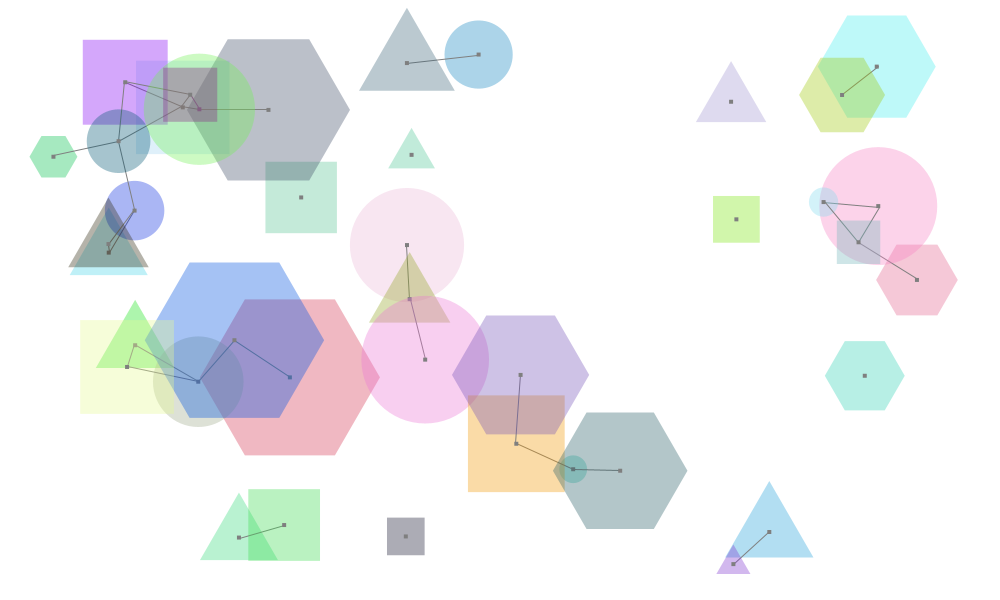
Frame 1 (no input)
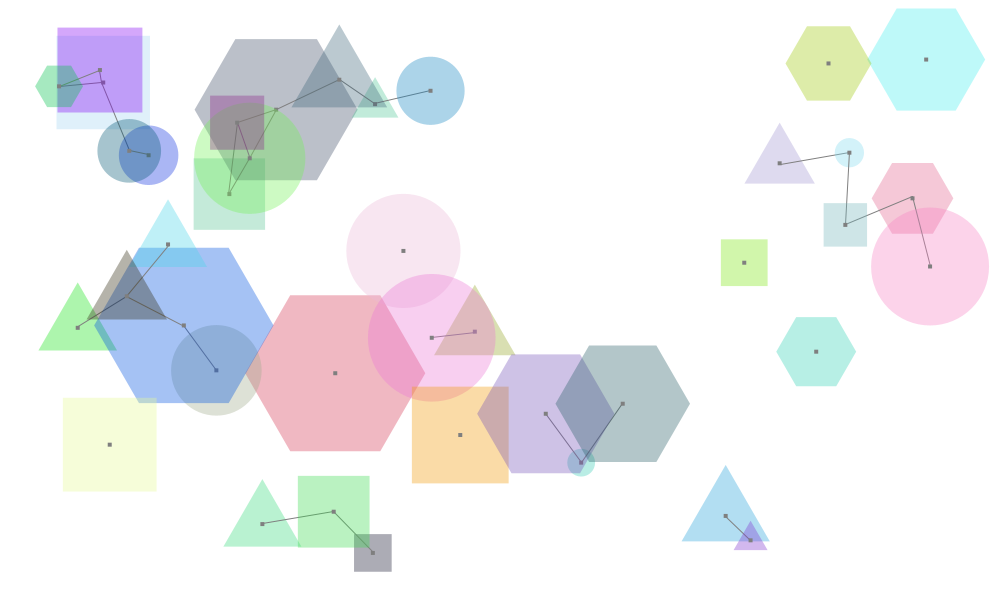
Frame 60 (the mouse pressed at the canvas centre just before this capture)
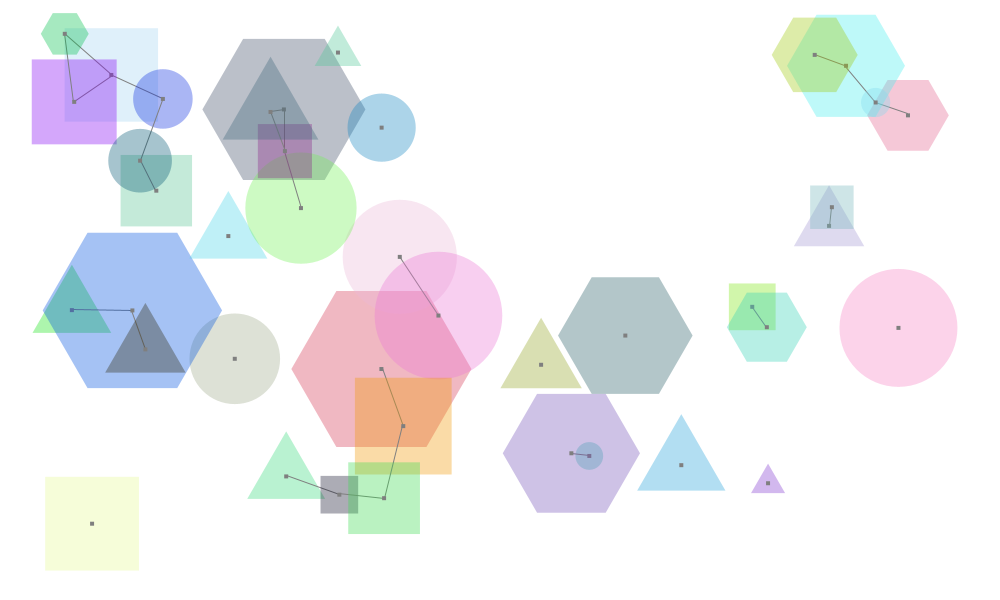
Frame 120 (the mouse held since frame 60 and released just before this capture)

The Processing sketch that drew these frames (run headless with seeded random() and noise(); from frame 60 on, the mouse is pressed at the canvas centre):

// Processing sketch: processing_131302
// ── processing_131302.pde

/*
 * Taller Programación MDI Veritas
 * Tarea#1
 * Crear un código donde múltiples círculos (o cualquier otra figura geométrica),
 * se muevan a diferentes velocidades. Cuando cualquier círculo se acerca a otro,
 * a un radio menor predefinido, entonces dibujar una línea entre ambos círculos.
 
 * Tips: utilizar random() para definir cuanto se mueve un círculo en cada paso.
 * Checkear los bordes para que no se salgan los círculos.
 */

/* 
 * credits:
 * this program is an extension of Tarea1 
 * by Paula Chavarria (http://www.openprocessing.org/user/35857)
 * 
 * her program was taken as a base and was modified as needed
 *
 * features added:
 * - multiples shapes (regular polygons inscribed in a circle)
 * - shapes random color
 * - shape shows its center
 * - no vertical nor horizontal looping when shapes are moving
 *
 */

/**
 * main program file
 *
 * @author Andres Villalobos
 * @date 1/2/14
 * @version 1.0
 */

// constants
int SCREEN_WIDTH = 1000;
int SCREEN_HEIGHT = 600;
int SHAPES_COUNT = 10;
int TOTAL_DIFFERENT_SHAPES = 4;
int NEIGHBOR_DISTANCE = 75;

// global variables
ArrayList<Shape> shapesCollection; // The collection of shapes painted on the canvas

// program's methods override

/**
 * @see http://www.processing.org/reference/setup_.html
 */
void setup() {
  size(1000, 600);
  noCursor();
  smooth();
  
  // initializes shapes collection
  shapesCollection = new ArrayList<Shape>();

  for (int i = 0; i < SHAPES_COUNT * TOTAL_DIFFERENT_SHAPES; i++) {    
    Shape square = new Square();
    shapesCollection.add(square);

    Shape circle = new Circle();
    shapesCollection.add(circle);

    Shape triangle = new Triangle();
    shapesCollection.add(triangle);

    Shape hexagon = new Hexagon();
    shapesCollection.add(hexagon);
  }
}

void draw() {

  // as we are animating we must clean the canvas background on every update cycle
  background(255);

  // iterates backwards through the shapes collection.
  for (int i = (SHAPES_COUNT * TOTAL_DIFFERENT_SHAPES) - 1; i >= 0; i--) {

    // gets the shape
    Shape shape = shapesCollection.get(i);

    // draws the shape in the canvas
    shape.paint();

    // gets the position from the shape, in order to calculate its distance with his neighbors
    float x1 = shape.centerX;
    float y1 = shape.centerY;

    // iterates backwards through the shape posible neighbors
    for (int j = i - 1; j >= 0 ; j --) {

      // gets the shape posible neighbor
      Shape posibleNeighbor = shapesCollection.get(j);

      // gets the position from the posible neighbor
      float x2 = posibleNeighbor.centerX;
      float y2 = posibleNeighbor.centerY;

      // calculates the distance from the posible neighbor to the shape
      float distance = sqrt((x1-x2)*(x1-x2) + (y1-y2)*(y1-y2));

      // checks if the distance is less or equal to the min distance to be considered a neighbor
      if (distance <= NEIGHBOR_DISTANCE) {
        // as the possible neighbor is actually a neigbor a line should be drawn within the two circles
        stroke(127, 127, 127);
        line(x1, y1, x2, y2);
      }
    }
  }
}


// extends Shape class, calculates radius and defines how to draw itself 
public class Circle extends Shape {

  // constructor
  public Circle() { 
    type = "circle";
    //side  = random(MIN_SIDE, MAX_SIDE); //not needed
    radius = random(MIN_RADIUS, MAX_RADIUS);

    super.Shape();
  }

  // draws the circle on the canvas
  void paint() {
    noStroke();
    fill(shapeColor, 90);
    ellipse(centerX, centerY, radius * 2, radius * 2);

    super.paint();
  }
}


// extends Shape class, calculates radius and defines how to draw itself
public class Hexagon extends Shape {

  // constructor
  public Hexagon() { 
    type = "hexagon";
    side  = random(MIN_SIDE, MAX_SIDE);    
    radius = side;

    super.Shape();
  }

  // draws the hexagon on the canvas
  void paint() {
    noStroke();
    fill(shapeColor, 90); 
    float apothem = (side * sqrt(3)) / 2;
     
    beginShape();
    vertex(centerX - (side / 2), centerY - apothem);
    vertex(centerX + (side / 2), centerY - apothem);
    vertex(centerX + radius, centerY);
    vertex(centerX + (side / 2), centerY + apothem);
    vertex(centerX - (side / 2), centerY + apothem);
    vertex(centerX - radius, centerY);
    endShape();   

    super.paint();
  }
}



// base class that defines a regular polygon inscribed in a circle
// each class that extends Shape class, should define how to paint itself
public abstract class Shape
{
  // constants
  static final float MIN_SIDE = 20.0;
  static final float MAX_SIDE = 100.0;
  static final float MIN_RADIUS = 10.0;
  static final float MAX_RADIUS = 75.0;
  static final float MAX_ANGLE = 360;
  static final float MIN_ANGLE = 0;
  static final float MAX_SPEED = 1.5;
  static final float MIN_SPEED = 0.1;

  // attributes for drawing
  String type;
  float centerX;
  float centerY;
  float radius;
  color shapeColor;
  float side;

  // attributes for moving 
  float speed;
  float angle;
  float deltaX; // the difference from x1 to x2, according to the angle
  float deltaY; // the difference from y1 to y2, according to the angle

  // constructor
  public void Shape() {
    centerX = random(radius, SCREEN_WIDTH - radius);
    centerY = random(radius, SCREEN_HEIGHT - radius);    
    shapeColor = color(random(0, 255), random(0, 255), random(0, 255));
    angle = random(MIN_ANGLE, MAX_ANGLE);
    speed = random(MIN_SPEED, MAX_SPEED);
    calculateDelta();
  }

  // draws the shape in the canvas
  public void paint()
  {
    // draw shape center point
    fill(127, 127, 127);
    rect(centerX-2, centerY-2, 4, 4);

    // handles collisions with the canvas borders

    // checks if the circle has reached the right or left border
    if (centerX + deltaX > SCREEN_WIDTH - radius || centerX + deltaX < radius) {
      // As a collision is inminent the circle should "bounce", to do so the opposite of the
      // angle (direction) is needed. e.g The opposite of 180 is 0.
      angle = MAX_ANGLE/2 - angle;

      // to avoid vertical or horizontal looping
      if (angle == 0 || angle == 90 || angle == 180 || angle == 270 || angle == 360) {
        angle = random(MIN_ANGLE, MAX_ANGLE);
      }

      calculateDelta();
      // checks if the circle has reached the bottom or top border
    } 
    else if (centerY + deltaY > SCREEN_HEIGHT - radius || centerY + deltaY < radius) 
    {
      // as a collision is inminent the circle should "bounce", to do so the opposite of the angle (direction) is needed. e.g The opposite of 90 is 270.
      angle = MAX_ANGLE - angle;

      // to avoid vertical or horizontal looping
      if (angle == 0 || angle == 90 || angle == 180 || angle == 270 || angle == 360) {
        angle = random(MIN_ANGLE, MAX_ANGLE);
      }
      calculateDelta();
    }

    // sets the circle's position for the next update
    centerX += deltaX;
    centerY += deltaY;
  }

  // method which calculates the deltas. The shape new position is calculated upon the trigonometric functions.
  void calculateDelta() {
    // calculates the deltas based on the angle, as the angle is based on a clockwise direction the trigonometric functions result are multiplied by -1.
    deltaY = -1 * speed * sin(radians(angle));
    deltaX = -1 * speed * cos(radians(angle));
  }
}


// extends Shape class, calculates radius and defines how to draw itself
public class Square extends Shape {

  // constructor
  public Square() { 
    type = "square";
    side  = random(MIN_SIDE, MAX_SIDE);   
    radius = (side * sqrt(2)) / 2;

    super.Shape();
  }

  // draws the square on the canvas
  void paint() {
    noStroke();
    fill(shapeColor, 90);
    rect(centerX - (side / 2), centerY - (side / 2), side, side);

    super.paint();
  }
}


// extends Shape class, calculates radius and defines how to draw itself
public class Triangle extends Shape {

  // constructor
  public Triangle() { 
    type = "triangle";
    side  = random(MIN_SIDE, MAX_SIDE);
    float h = sqrt((side * side) - ((side / 2) * (side / 2)));
    radius = (2 * h) / 3;

    super.Shape();
  }

  // draws the triangle on the canvas
  void paint() {
    noStroke();
    fill(shapeColor, 90);

    float apothem = (sqrt(3) / 6 ) * side; 
    triangle (centerX - (side / 2), centerY + apothem, centerX, centerY - radius, centerX + (side /2), centerY + apothem);

    super.paint();
  }
}
